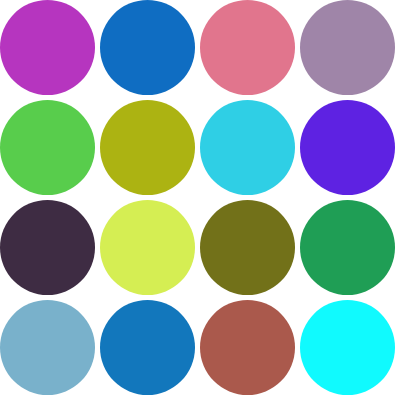
Frame 1 (no input)
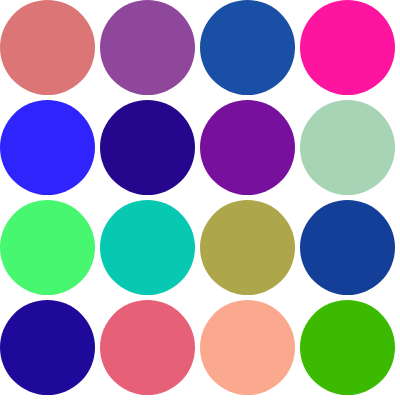
Frame 2 (the mouse pressed at the canvas centre, redrawn once)

The p5.js sketch that drew these frames (run headless with seeded random() and noise() and a simulated clock; the mouse was pressed at the canvas centre and the sketch redrawn once):

// p5.js sketch
// ── sketch.js
// Step 3: Nested loops for 4x4 grid, helper function, random RGB colors
// This is the p5.js equivalent of looping-pattern-step3.py

let canvasWidth = 400;
let canvasHeight = 400;
let cellWidth = 100;
let cellHeight = 100;

function setup() {
  createCanvas(canvasWidth, canvasHeight);
  noLoop();
}

function draw() {
  background(255);

  // Create a 4x4 grid
  for (let i = 0; i < 4; i++) {
    for (let j = 0; j < 4; j++) {
      console.log("row:", i, "col:", j);

      // Random color for each circle
      let r = random(255);
      let g = random(255);
      let b = random(255);

      drawCircle(
        i * cellWidth,
        j * cellHeight,
        cellWidth - 5, // Slightly smaller to fit in cell
        color(r, g, b)
      );
    }
  }
}

// Helper function to draw circles
function drawCircle(x, y, diameter, circleColor) {
  fill(circleColor);
  noStroke();
  // Note: p5.js ellipse uses center coordinates, not top-left like PIL
  // So we offset by half the diameter
  ellipse(x + diameter / 2, y + diameter / 2, diameter, diameter);
}
